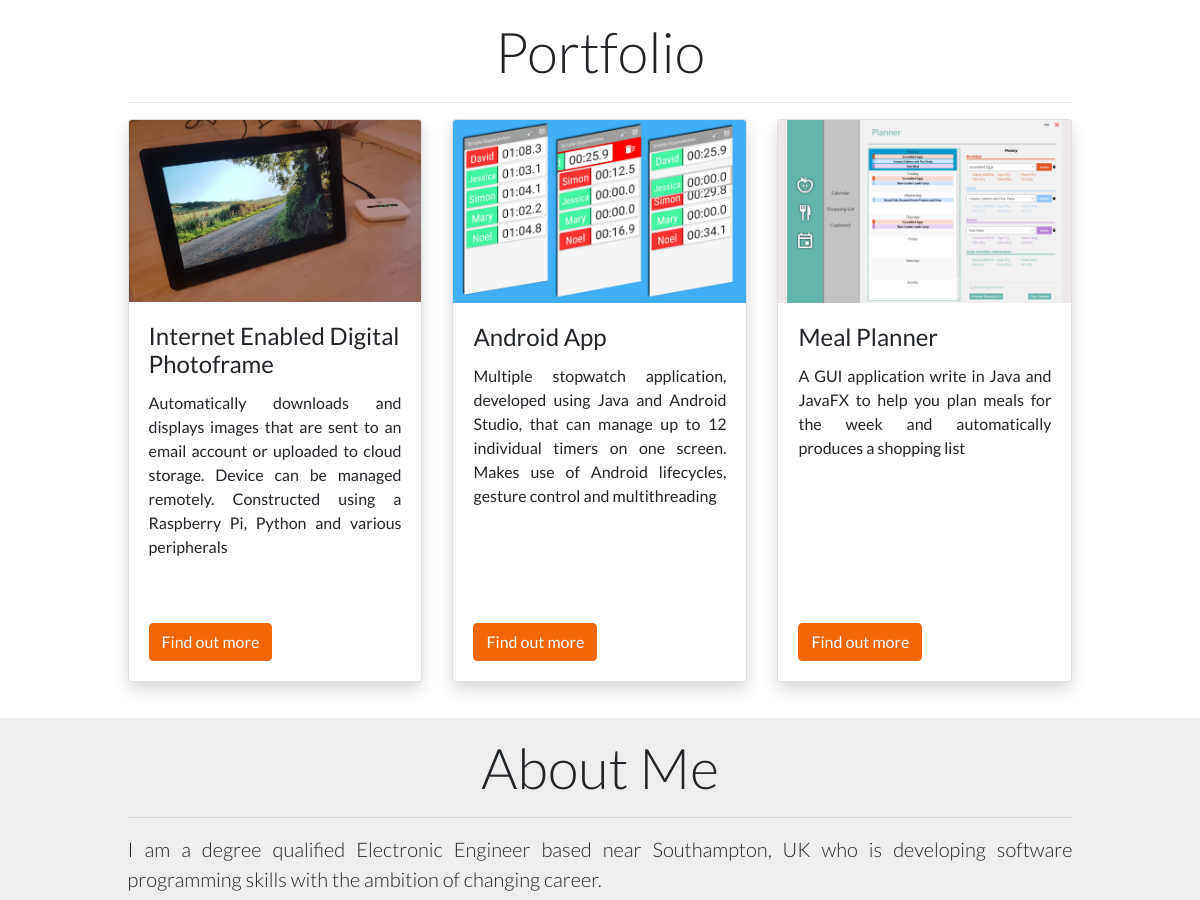
The app's page / (middle part), older data.
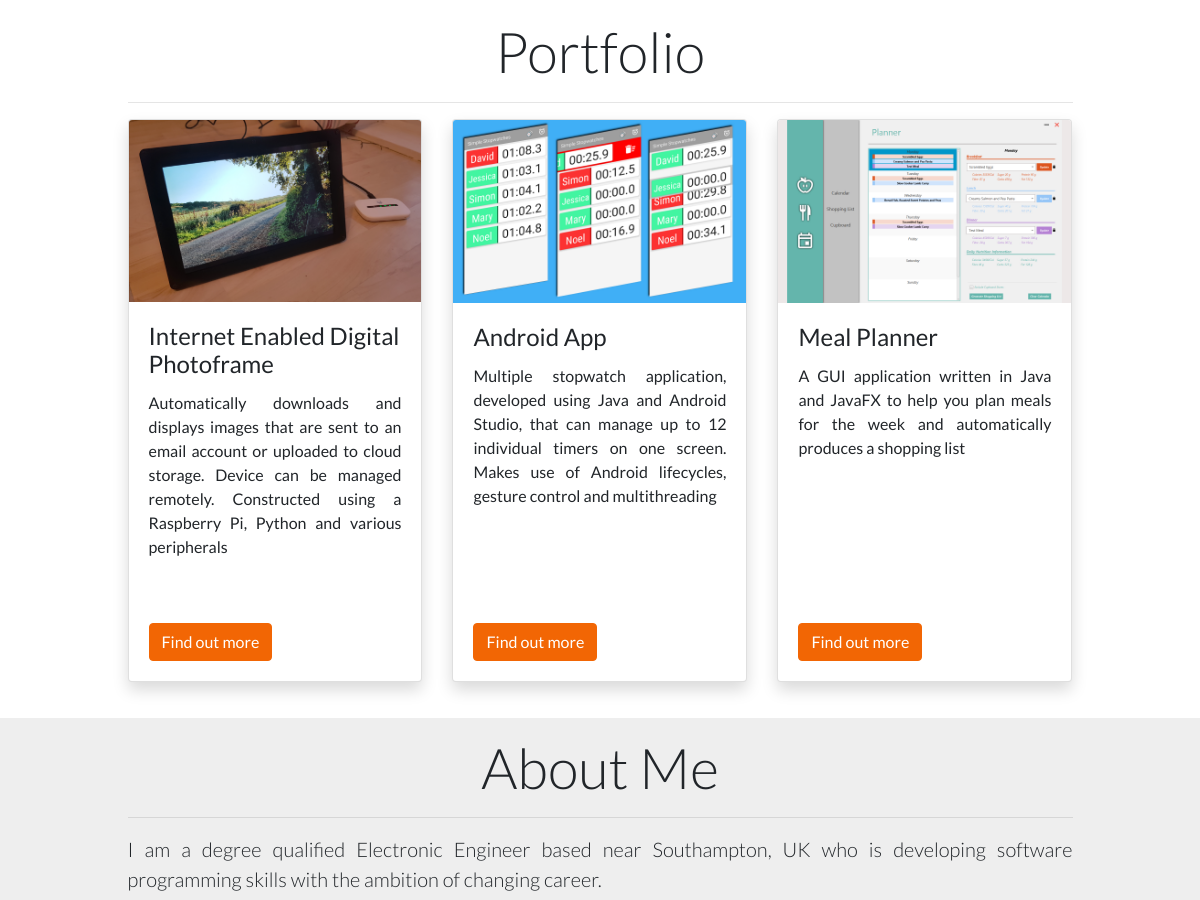
The same page, newer data.
### portfolio/models.py (models this page shows)
class PortfolioProject(models.Model):
    title = models.CharField(
        max_length = 40
    )
    description = models.CharField(
        max_length = 400
    )
    project_image = models.ImageField(
        upload_to='portfolio/images/'
    )
    project_url = models.URLField(blank=True)
    def __str__(self):
        return self.title

### portfolio/views.py (the view)
# urls.py: 2. Add a URL to urlpatterns:  path('', views.home, name='home')
def home (request):
    projects = PortfolioProject.objects.all()
    technologies = Technologies.objects.all()
    print(projects)
    return render(request, 'portfolio/home.html', {'projects' : projects, 'technologies' : technologies})

### portfolio/templates/portfolio/home.html (shortened to what this page needs)
{% extends 'portfolio/base.html' %}
{% load static %}
{% block content %}
<div class="col-12" id="portfolio">
    <div class="container col-12 col-xl-10 pt-3 pb-3 mx-auto" id="portfolio">
        <h1 class="text-center display-4">Portfolio</h1>
        <hr>
        <div class="row row-cols-md-2 row-cols-lg-3">
        {% for project in projects %}
        <div class="mb-3 card-deck mx-auto">
            <div class="card mb-1 shadow" >
              <img class="card-img-top" src="{{ project.project_image.url }}" alt="Card image">
              <div class="card-body d-flex flex-column align-items-start" >
                <h4 class="card-title ">{{ project.title }}</h4>
                {% with max_chars=240%}
                    <p class="card-text pb-5 text-justify">
                        {{ project.description |truncatechars:max_chars}}
                    </p>
                {% endwith %}
                {% if project.project_url %}
                <a href="{{project.project_url}}" class="btn btn-primary mt-auto">
                    Find out more
                </a>
                {% endif %}
              </div>
            </div>
        </div>
        {% endfor %}
        </div>
    </div>
</div>
<div class="container col-12 pt-3 pb-5" id="aboutMe">
    <div class = "col-12 col-xl-10 mx-auto">
        <h1 class="display-4 text-center">About Me</h1>
        <hr>
        <p class="lead text-justify">I am a degree qualified Electronic Engineer based near Southampton, UK who is developing software programming skills with the ambition of changing career. </p>
    </div>
</div>
{% endblock %}

Row changes from the older to the newer data that the page shows:
changed PortfolioProject "Meal Planner": description "A GUI application write in Java and JavaFX to help you plan meals for the week and automatically produces a shopping list" → "A GUI application written in Java and JavaFX to help you plan meals for the week and automatically produces a shopping list"
